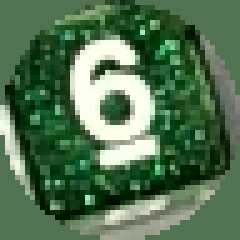
%> input picture DigitRecognition/dataset/images/sample_0008.png, 48 x 48 px (shown 5 times larger)
$ octave --eval "createDataset;"   (GNU Octave 9; MATLAB toolbox functions it lacks are replaced by stand-ins)
%> lines starting %> are read from the running program, lines starting %| are printed output that depends on the picture; in (x1, y1, x2, y2) boxes, pixels count from 0 and x2, y2 are one past the last pixel; in counts of white or black regions, pixels touching at a corner belong together; the program's own positions count from 1
### DigitRecognition/script/extractDices.m
% extractDices.m - Cristiano Rotunno 914317

function [dices_images, bboxes] = extractDices(image, mask)
    mask = logical(mask);
    [labels, num_region] = bwlabel(mask);
    arr = getBoundingBox(image, labels, num_region);

    dices_images = {};
    bboxes = zeros(num_region, 4);

    for i = 1:num_region
        minX = arr(i, 1);
        maxX = arr(i, 2);
        minY = arr(i, 3);
        maxY = arr(i, 4);

        width = maxX - minX;
        height = maxY - minY;
        bboxes(i, :) = [minX, minY, width, height];

        R = arr(i, 6);
        G = arr(i, 7);
        B = arr(i, 8);

        dices_images{end+1, 1} = cropAndFill(image, mask, minX, maxX, minY, maxY, R, G, B);
    end
end

function out = getBoundingBox(image, labels, num_region)
    [h, w] = size(labels);

    % array to hold bbox coordinates and data:
    % (minX, maxX, minY, maxY, area, meanR, meanG, meanB)
    arr = zeros(num_region, 8);
    arr(:, 1) = w;
    arr(:, 3) = h;

    for r = 1:h
        for c = 1:w
            if labels(r, c) == 0
                continue;
            end

            idx = labels(r, c);

            current_minX = arr(idx, 1);
            current_maxX = arr(idx, 2);
            current_minY = arr(idx, 3);
            current_maxY = arr(idx, 4);

            if c < current_minX
                arr(idx, 1) = c;
            end
            if c > current_maxX
                arr(idx, 2) = c;
            end

            if r < current_minY
                arr(idx, 3) = r;
            end
            if r > current_maxY
                arr(idx, 4) = r;
            end

            arr(idx, 5) = arr(idx, 5) + 1;

            arr(idx, 6) = arr(idx, 6) + double(image(r, c, 1));
            arr(idx, 7) = arr(idx, 7) + double(image(r, c, 2));
            arr(idx, 8) = arr(idx, 8) + double(image(r, c, 3));
        end
    end

    for i = 1:num_region
        area = arr(i, 5);

        arr(i, 6) = arr(i, 6) / area;
        arr(i, 7) = arr(i, 7) / area;
        arr(i, 8) = arr(i, 8) / area;
    end

    out = arr;
end

function out = cropAndFill(image, mask, minX, maxX, minY, maxY, R, G, B)
    image = im2double(image);
    mask = im2double(mask);

    w = maxX - minX;
    h = maxY - minY;

    box = [minX, minY, w, h];

    im_crop = imcrop(image, box);
    mask_crop = imcrop(mask, box);
    mask_crop = repmat(mask_crop, [1, 1, 3]);

    foreground = im_crop .* mask_crop;
    background = 1 - mask_crop;

    [cropH, cropW, ~] = size(im_crop);
    tint = zeros(cropH, cropW, 3, "double");
    tint(:,:,1) = R / 255;
    tint(:,:,2) = G / 255;
    tint(:,:,3) = B / 255;

    background = tint .* background;
    out = im2double(foreground + background);
end

### DigitRecognition/script/createDataset.m
% createDataset.m - Cristiano Rotunno 914317

function createDataset()
    fclose('all');

    scriptDir = fileparts(mfilename('fullpath'));
    baseDatasetsDir = fullfile(scriptDir, '..', '..', 'datasets');
    datasetDir = fullfile(scriptDir, '..', 'dataset');

    phases = {'train', 'test'};

    hFig = figure(1);
    set(hFig, 'Position', [100, 100, 1400, 600]);

    for p = 1:length(phases)
        phase = phases{p};
        fprintf('\n--- Processing %s set ---\n', phase);

        % Paths for saving images and masks for the current phase
        phaseDir = fullfile(datasetDir, phase);
        saveImagesDir = fullfile(phaseDir, 'images');
        saveMasksDir  = fullfile(phaseDir, 'masks');

        if ~exist(saveImagesDir, 'dir'), mkdir(saveImagesDir); end
        if ~exist(saveMasksDir, 'dir'), mkdir(saveMasksDir); end

        % Counter for unique filenames within the current phase
        phaseCounter = 1;

        imagesDir = fullfile(baseDatasetsDir, ['dataset_' phase], 'images');
        masksDir  = fullfile(baseDatasetsDir, ['dataset_' phase], 'masks');
        csvPath   = fullfile(datasetDir, [phase '.csv']);

        if isfile(csvPath)
            delete(csvPath);
        end

        images = dir(fullfile(imagesDir, '*.png'));
        if isempty(images)
             images = dir(fullfile(imagesDir, '*.jpg'));
        end

        for k = 1:length(images)
            imgName = images(k).name;
            if imgName(1) == '.'
                continue;
            end

            imgPath = fullfile(imagesDir, imgName);
            maskName = strrep(imgName, 'image_', 'mask_');
            maskPath = fullfile(masksDir, maskName);

            if ~isfile(maskPath)
                fprintf('Missing mask for %s, skipping.\n', imgName);
                continue;
            end

            fprintf('Processing %s (%s)...\n', imgName, phase);

            im = imread(imgPath);
%> im is the input picture: size 48x48x3 uint8; mean R, G, B 82.1, 114.9, 81.9
            mask = imread(maskPath);

            if size(mask, 3) > 1
                mask = mask(:,:,1);
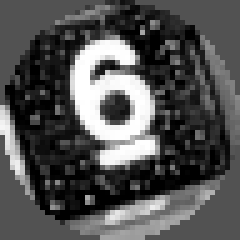
%> mask: size 48x48 uint8 (shown 5 times larger); min 0, max 255, mean 82.1
            end
            mask = mask > 0;
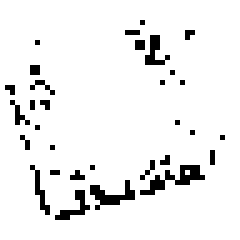
%> mask: size 48x48 logical (shown 5 times larger); 93.3% white; black in thin lines or dots, all inside (x1, y1, x2, y2) = (1, 4, 45, 44)

            if size(im, 1) ~= size(mask, 1) || size(im, 2) ~= size(mask, 2)
                mask = imresize(mask, [size(im, 1), size(im, 2)], 'nearest');
            end

            [dices, ~] = extractDices(im, mask);
%> in extractDices, `[labels, num_region] = bwlabel(mask);`:
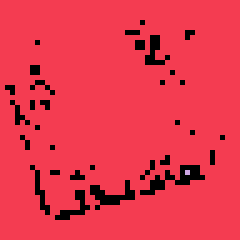
%> labels: size 48x48 double (shown 5 times larger); 3 distinct labels, from 0 to 2; one colour per label, 0 black
%> in extractDices, `[labels, num_region] = bwlabel(mask);`: num_region = 2
%> after the loop in getBoundingBox, `for r = 1:h`: arr = [1 48 1 48 2148 189102 258978 188144; 38 38 35 35 1 4 42 5]
%> the loop in getBoundingBox, `for i = 1:num_region` made 2 passes
%> area on pass 1: 2148
%> after the loop in getBoundingBox, `for i = 1:num_region`: arr = [1 48 1 48 2148 88.04 120.6 87.59; 38 38 35 35 1 4 42 5]
%> in getBoundingBox, `out = arr;`: out has the same summary as arr
%> the loop in extractDices, `for i = 1:num_region` made 2 passes
%> (minX, maxX, minY, maxY, width, height, R, G) on pass 1: (1, 48, 1, 48, 47, 47, 88.04, 120.6)
%> (minX, maxX, minY, maxY, width, height, R, G) on pass 2: (38, 38, 35, 35, 0, 0, 4, 42)
%> pass 1, in cropAndFill, `foreground = im_crop .* mask_crop;`:
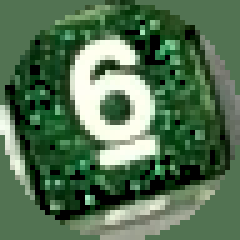
%> foreground: size 48x48x3 double (shown 5 times larger); mean R, G, B 0.322, 0.441, 0.32
%> after the loop in extractDices, `for i = 1:num_region`: bboxes = [1 1 47 47; 38 35 0 0]; dices_images = 2 items
%> dices = 2 items

            for i = 1:length(dices)
                singleDice = dices{i};

                % Standard processing to get candidate regions
                k_val = 5;
                [high, width, ~] = size(singleDice);
                data = getFeaturesVector(singleDice);

                kmeansLabels = kmeans(data, k_val, 'Replicates', 3, 'MaxIter', 500);
                kmeansLabels = reshape(kmeansLabels, high, width);

                labels = separateClusters(kmeansLabels);
                totalArea = high * width;
                labels = getLabelsFiltered(labels, totalArea);

                % Graphics setup
                figure(hFig);
                clf;

                subplot(1, 4, 1);
                imshow(singleDice);
                title(sprintf('%s - Dice %d', imgName, i), 'Interpreter', 'none');

                subplot(1, 4, 2);
                imagesc(kmeansLabels);
                title('K-Means Labels');
                axis image;

                subplot(1, 4, 3);
                imagesc(labels);
                title('CLICK on the digit region');
                axis image;

                % Manual selection
                selectedLabel = 0;
                while selectedLabel == 0
                    try
%> the run ends on the next line
                        [x, y] = ginput(1);
% [60 lines not run here, left out]
function data = getFeaturesVector(image)
    image = im2double(image);
    lab = rgb2lab(image);
    hsv = rgb2hsv(image);
    data = [reshape(lab, [], 3), reshape(hsv(:,:,2), [], 1)];
    min_val = min(data); max_val = max(data);
    range_val = max_val - min_val;
    range_val(range_val == 0) = 1;
    data = (data - min_val) ./ range_val;
end

function out = separateClusters(kmeansLabels)
    [h, w] = size(kmeansLabels);
    out = zeros(h, w);
    nextID = 1;
    k = max(kmeansLabels(:));
    for c = 1:k
        [objLabels, numObjs] = bwlabel(kmeansLabels == c);
        for n = 1:numObjs
            out(objLabels == n) = nextID;
            nextID = nextID + 1;
        end
    end
end

function labels = getLabelsFiltered(labels, totalArea)
    numLabels = max(labels(:));
    for i = 1:numLabels
        area = sum(labels(:) == i);
        if area / totalArea < 0.01 || area / totalArea > 0.20
            labels(labels == i) = 0;
        end
    end
end
